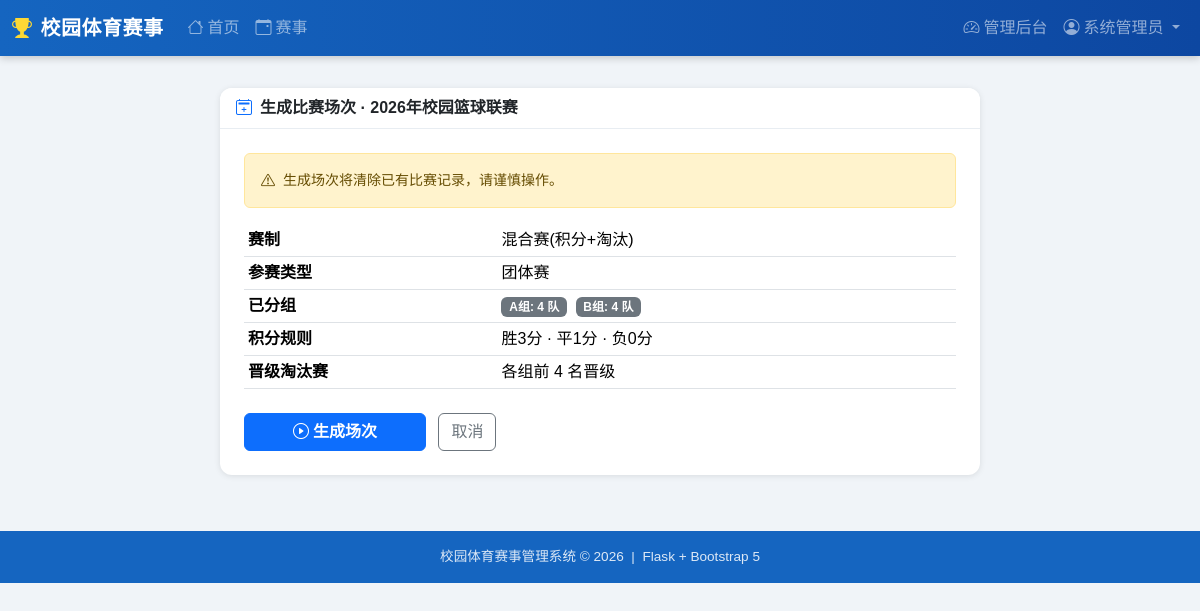
The app's page /schedule/3/generate (signed in) with its own data.
### app/models.py (models this page shows, shortened)
class User(UserMixin, db.Model):
    __tablename__ = 'users'
    id          = db.Column(db.Integer, primary_key=True)
    username    = db.Column(db.String(64), unique=True, nullable=False)
    email       = db.Column(db.String(120), unique=True, nullable=False)
    password_hash = db.Column(db.String(256), nullable=False)
    real_name   = db.Column(db.String(64))
    student_id  = db.Column(db.String(32))          # 学号/工号
    class_name  = db.Column(db.String(64))           # 班级/部门
    phone       = db.Column(db.String(20))
    role        = db.Column(db.String(20), default='student')
    avatar      = db.Column(db.String(200), default='')
    created_at  = db.Column(db.DateTime, default=datetime.utcnow)
    is_active_user = db.Column(db.Boolean, default=True)
    registrations = db.relationship('Registration', backref='user', lazy='dynamic')
    @property
    def is_teacher(self):
        return self.role in ('admin', 'teacher')

class Competition(db.Model):
    __tablename__ = 'competitions'
    id           = db.Column(db.Integer, primary_key=True)
    name         = db.Column(db.String(128), nullable=False)
    sport_type   = db.Column(db.String(64))          # 篮球/足球/田径/…
    comp_type    = db.Column(db.String(20), default='individual')
    format       = db.Column(db.String(20), default='round_robin')
    description  = db.Column(db.Text)
    rules        = db.Column(db.Text)
    venue        = db.Column(db.String(128))
    max_teams    = db.Column(db.Integer, default=16)
    team_size    = db.Column(db.Integer, default=1)  # 团体赛每队人数
    win_points   = db.Column(db.Integer, default=3)
    draw_points  = db.Column(db.Integer, default=1)
    loss_points  = db.Column(db.Integer, default=0)
    top_advance  = db.Column(db.Integer, default=8)
    status       = db.Column(db.String(20), default='draft')
    reg_start    = db.Column(db.DateTime)
    reg_end      = db.Column(db.DateTime)
    start_date   = db.Column(db.DateTime)
    end_date     = db.Column(db.DateTime)
    created_by   = db.Column(db.Integer, db.ForeignKey('users.id'))
    created_at   = db.Column(db.DateTime, default=datetime.utcnow)
    creator       = db.relationship('User', foreign_keys=[created_by])
    registrations = db.relationship('Registration', backref='competition', lazy='dynamic',
                                    cascade='all, delete-orphan')
    groups        = db.relationship('Group', backref='competition', lazy='dynamic',
                                    cascade='all, delete-orphan')
    matches       = db.relationship('Match', backref='competition', lazy='dynamic',
                                    cascade='all, delete-orphan')
    @property
    def format_label(self):
        labels = {'round_robin':'积分循环赛','knockout':'单淘汰赛','hybrid':'混合赛(积分+淘汰)'}
        return labels.get(self.format, self.format)

class Group(db.Model):
    __tablename__ = 'groups'
    id            = db.Column(db.Integer, primary_key=True)
    competition_id= db.Column(db.Integer, db.ForeignKey('competitions.id'), nullable=False)
    name          = db.Column(db.String(32))          # A组/B组…
    stage         = db.Column(db.String(20), default='group')  # group / knockout
    members       = db.relationship('GroupMember', backref='group', lazy='dynamic',
                                    cascade='all, delete-orphan')
    matches       = db.relationship('Match', backref='group', lazy='dynamic')

### app/blueprints/schedule.py (the view, shortened to what this page needs)
@schedule_bp.route('/<int:cid>/generate', methods=['GET', 'POST'])
@teacher_req
def generate_matches(cid):
    comp = Competition.query.get_or_404(cid)
    groups = Group.query.filter_by(competition_id=cid, stage='group').all()
    return render_template('schedule/generate.html', comp=comp, groups=groups)

### app/__init__.py (called while the page is built)
@login_manager.user_loader
def load_user(user_id):
    return User.query.get(int(user_id))

### app/blueprints/schedule.py (called while the page is built)
def teacher_req(f):
    from functools import wraps
    @wraps(f)
    def wrapped(*args, **kwargs):
        if not current_user.is_authenticated or not current_user.is_teacher:
            abort(403)
        return f(*args, **kwargs)
    return login_required(wrapped)

### app/templates/schedule/generate.html (shortened to what this page needs)
{% extends "base.html" %}
{% block content %}
<div class="row justify-content-center">
  <div class="col-lg-8">
    <div class="card">
      <div class="card-header fw-bold">
        <i class="bi bi-calendar2-plus me-2 text-primary"></i>生成比赛场次 · {{ comp.name }}
      </div>
      <div class="card-body p-4">
        <div class="alert alert-warning small mb-3">
          <i class="bi bi-exclamation-triangle me-1"></i>
          生成场次将清除已有比赛记录，请谨慎操作。
        </div>
        <table class="table table-sm mb-4">
          <tr><th>赛制</th><td>{{ comp.format_label }}</td></tr>
          <tr><th>参赛类型</th><td>{{ {'individual':'个人赛','team':'团体赛','mixed':'混合赛'}.get(comp.comp_type,'') }}</td></tr>
          {% if groups %}
          <tr><th>已分组</th>
            <td>
              {% for g in groups %}
              <span class="badge bg-secondary me-1">{{ g.name }}: {{ g.members.count() }} 队</span>
              {% endfor %}
            </td>
          </tr>
          {% endif %}
          <tr><th>积分规则</th><td>胜{{ comp.win_points }}分 · 平{{ comp.draw_points }}分 · 负{{ comp.loss_points }}分</td></tr>
          {% if comp.format == 'hybrid' %}
          <tr><th>晋级淘汰赛</th><td>各组前 {{ comp.top_advance }} 名晋级</td></tr>
          {% endif %}
        </table>
        <form method="post">
          <button type="submit" class="btn btn-primary fw-bold px-5"
                  onclick="return confirm('确认生成比赛场次？')">
            <i class="bi bi-play-circle me-1"></i>生成场次
          </button>
          <a href="{{ url_for('competition.detail', cid=comp.id) }}" class="btn btn-outline-secondary ms-2">取消</a>
        </form>
      </div>
    </div>
  </div>
</div>
{% endblock %}

### app/templates/base.html (shortened to what this page needs)
<!DOCTYPE html>
<html lang="zh-CN">
<head>
  <link href="https://cdn.bootcdn.net/ajax/libs/bootstrap/5.3.2/css/bootstrap.min.css" rel="stylesheet">
  <link href="https://cdn.bootcdn.net/ajax/libs/bootstrap-icons/1.11.3/font/bootstrap-icons.min.css" rel="stylesheet">
</head>
<body>
<nav class="navbar navbar-dark navbar-expand-lg">
  <div class="container-fluid">
    <a class="navbar-brand" href="{{ url_for('main.index') }}">
      <i class="bi bi-trophy-fill me-2" style="color:#fdd835"></i>校园体育赛事
    </a>
    <div class="collapse navbar-collapse" id="navMenu">
      <ul class="navbar-nav me-auto">
        <li class="nav-item"><a class="nav-link" href="{{ url_for('main.index') }}"><i class="bi bi-house me-1"></i>首页</a></li>
        <li class="nav-item"><a class="nav-link" href="{{ url_for('competition.list_comps') }}"><i class="bi bi-calendar-event me-1"></i>赛事</a></li>
      </ul>
      <ul class="navbar-nav">
        {% if current_user.is_authenticated %}
          {% if current_user.is_teacher %}
          <li class="nav-item">
            <a class="nav-link" href="{{ url_for('admin.dashboard') }}"><i class="bi bi-speedometer2 me-1"></i>管理后台</a>
          </li>
          {% endif %}
          <li class="nav-item dropdown">
            <a class="nav-link dropdown-toggle" href="#" data-bs-toggle="dropdown">
              <i class="bi bi-person-circle me-1"></i>{{ current_user.real_name or current_user.username }}
            </a>
          </li>
        {% else %}
          <li class="nav-item"><a class="nav-link" href="{{ url_for('auth.login') }}"><i class="bi bi-box-arrow-in-right me-1"></i>登录</a></li>
          <li class="nav-item"><a class="nav-link" href="{{ url_for('auth.register') }}"><i class="bi bi-person-plus me-1"></i>注册</a></li>
        {% endif %}
      </ul>
    </div>
  </div>
</nav>
<div class="container-fluid px-3 pt-2">
</div>
<div class="d-flex">
  <div class="main-content">
    {% block content %}{% endblock %}
  </div>
</div>
<footer class="text-center">
  <div class="container">校园体育赛事管理系统 &copy; {{ now.year }} &nbsp;|&nbsp; Flask + Bootstrap 5</div>
</footer>
</body>
</html>

### app/templates/base.html (style rules this page uses)
:root { --primary: #1565c0; --accent: #f57c00; --sidebar-width: 220px; }
body { background: #f0f4f8; font-family: 'Microsoft YaHei', sans-serif; }
.navbar-brand { font-weight: 700; font-size: 1.25rem; letter-spacing:.5px; }
.navbar { background: linear-gradient(90deg, #1565c0 0%, #0d47a1 100%); box-shadow:0 2px 8px rgba(0,0,0,.2); }
.main-content { flex: 1; padding: 1.5rem; min-width: 0; }
.card { border: none; box-shadow: 0 1px 6px rgba(0,0,0,.1); border-radius: 12px; }
.card-header { background: #fff; border-bottom: 1px solid #e8edf2; font-weight:600; border-radius:12px 12px 0 0 !important; }
footer { background:#1565c0; color:rgba(255,255,255,.85); padding:1rem 0; margin-top:2rem; font-size:.85rem; }

### records on screen
User: real_name "系统管理员"
Competition: name "2026年校园篮球联赛", format_label "混合赛(积分+淘汰)", comp_type "团体赛", win_points "3", draw_points "1", loss_points "0", top_advance "4"
Group: name "A组", members.count "4"
Group: name "B组", members.count "4"
